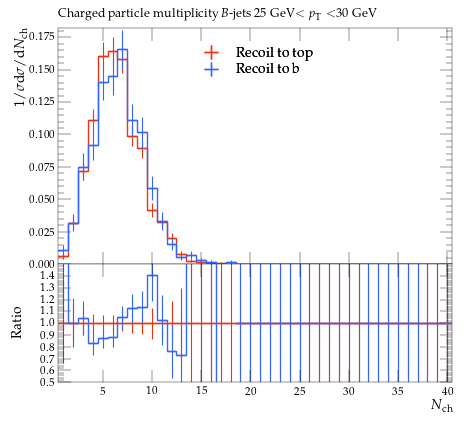

The script that saved this image:
#! /usr/bin/env python

# This Python script was auto-generated using YODA v2.0.2.
# Analysis object: /MC_HFDECAYS/avg_B_jet_ch_mult_25_30
# Timestamp: 31-07-2026 (13:13:52)

import matplotlib as mpl
import matplotlib.pyplot as plt
mpl.use('Agg') # comment out for interactive use
import os
import numpy as np

plotDir = os.path.split(os.path.realpath(__file__))[0]
if 'YODA_USER_PLOT_PATH' in globals():
    plot_outdir = globals()['YODA_USER_PLOT_PATH']
else:
    plot_outdir = plotDir

#plot style
plt.style.use(os.path.join(plotDir, '../default.mplstyle'))
# plot metadata
figW, figH = plt.rcParams['figure.figsize']
ax_xLabel = r'$N_\mathrm{ch}$'
ax_yLabel = r'$1/\sigma \mathrm{d}\sigma/\mathrm{d}N_\mathrm{ch}$'
ax_title  = r'Charged particle multiplicity $B$-jets 25 GeV$<p_\mathrm{T}<$30 GeV'
ax_xScale = 'linear'
ax_yScale = 'linear'
xLims = (0.5, 40.5)
yLims = (0.0, 0.18231037)
xMinorTickMarks = 0

# TeX-friendly labels for the legend
labels = {
    'legend' : ([ r"Recoil to top", r"Recoil to b" ], r""),
}

# Adjust canvas width and height
canvasW = 10.0
canvasH = 9.0
figW *= canvasW/10.
figH *= canvasH/9.

# Create figure and axis objects
fig, (ax, ratio0_ax) = plt.subplots(2, 1, sharex=True,
                  figsize=(figW,figH), gridspec_kw={'height_ratios': (6.0, 3.0)})

# Set figure margins
plt.subplots_adjust(
    left   = 1.0 * plt.rcParams['figure.subplot.left'],
    right  = 1.0 * plt.rcParams['figure.subplot.right'],
    top    = 1.0 * plt.rcParams['figure.subplot.top'],
    bottom = 1.0 * plt.rcParams['figure.subplot.bottom'])

ratio0_ax.yaxis.set_major_locator(mpl.ticker.MultipleLocator(0.1))
ratio0_ax.set_ylim(0.5, 1.4999)
ratio0_ax.set_ylabel('Ratio')
ratio0_ax.xaxis.set_minor_locator(mpl.ticker.NullLocator())

# the numerical data is stored in a separate file
dataf = dict()
prefix = os.path.split(__file__)[0]
if prefix:    prefix = prefix + '/'
exec(open(prefix+'avg_B_jet_ch_mult_25_30__data.py').read(), dataf)


legend_handles = dict() # keep track of handles for the legend

# style options for curves
# starts at zorder>=5 to draw curve on top of legend
styles = {
  'recoil_t': {
    'color' : '#EE3311',
    'linestyle' : '-',
    'linewidth' : 1,
    'marker' : 'none',
    'markersize' : 2,
    'capsize' : 0.0,
    'zorder' : 5,
    'histstyle' : 1,
    'drawstyle' : 'steps-pre',
    'xerrorbars' : 1,
    'yerrorbars' : 1,
    'fillcolor' : None,
    'fillopacity' : 1.0,
    'ratio0_linestyle' : '-',
    'ratio0_linewidth' : 1,
    'ratio0_marker' : 'none',
    'ratio0_markersize' : 2,
    'ratio0_capsize' : 0.0,
    'ratio0_zorder' : 5,
    'ratio0_histstyle' : 1,
    'ratio0_drawstyle' : 'steps-pre',
    'ratio0_xerrorbars' : 1,
    'ratio0_yerrorbars' : 1,
  },
  'recoil_b': {
    'color' : '#3366FF',
    'linestyle' : '-',
    'linewidth' : 1,
    'marker' : 'none',
    'markersize' : 2,
    'capsize' : 0.0,
    'zorder' : 6,
    'histstyle' : 1,
    'drawstyle' : 'steps-pre',
    'xerrorbars' : 1,
    'yerrorbars' : 1,
    'fillcolor' : None,
    'fillopacity' : 1.0,
    'ratio0_linestyle' : '-',
    'ratio0_linewidth' : 1,
    'ratio0_marker' : 'none',
    'ratio0_markersize' : 2,
    'ratio0_capsize' : 0.0,
    'ratio0_zorder' : 6,
    'ratio0_histstyle' : 1,
    'ratio0_drawstyle' : 'steps-pre',
    'ratio0_xerrorbars' : 1,
    'ratio0_yerrorbars' : 1,
  },
}

# curve from input yoda files in main panel
for label, yvals in dataf['yvals'].items():
    if all(np.isnan(v) for v in dataf['yvals'][label]):
        continue
    tmp = None
    if styles[label]['histstyle']: # draw as histogram
        xpos = dataf['xedges'][label] if styles[label]['drawstyle'] else dataf['xpoints'][label]
        ypos = np.insert(yvals, 0, yvals[0]) if styles[label]['drawstyle'] else yvals
        if styles[label]['fillcolor']: # fill area below curve
            ax.fill_between(xpos, ypos, step='pre',
                            color=styles[label]['fillcolor'],
                            alpha=styles[label]['fillopacity'])
        tmp, = ax.plot(xpos, ypos,
                       color=styles[label]['color'],
                       linestyle=styles[label]['linestyle'],
                       linewidth=styles[label]['linewidth'],
                       drawstyle=styles[label]['drawstyle'], solid_joinstyle='miter',
                       zorder=styles[label]['zorder'], label=label)
    tmp = ax.errorbar(dataf['xpoints'][label], yvals,
                      xerr=np.array(dataf['xerrs'][label])*styles[label]['xerrorbars'],
                      yerr=np.array(dataf['yerrs'][label])*styles[label]['yerrorbars'],
                      fmt=styles[label]['marker'], capsize=styles[label]['capsize'],
                      markersize=styles[label]['markersize'],
                      ecolor=styles[label]['color'],
                      color=styles[label]['color'], zorder=styles[label]['zorder'])
    tmp[-1][0].set_linestyle(styles[label]['linestyle'])
    tmp[-1][0].set_linewidth(styles[label]['linewidth'])
    if label in dataf['add_legend_handle']:  legend_handles[label] = tmp
    for varLabel in dataf['variation_yvals'].keys():
        if varLabel.startswith(label):
            tmp, = ax.plot(dataf['xedges'][label], dataf['variation_yvals'][varLabel],
                           color=styles[label]['color'],
                           linestyle=styles[label]['linestyle'],
                           linewidth=styles[label]['linewidth'],
                           drawstyle='steps-pre', solid_joinstyle='miter',
                           zorder=styles[label]['zorder'], alpha=0.5)


# plots on ratio panel
# curve from input yoda files in ratio panel
for label, yvals in dataf['ratio0_yvals'].items():
    if all(np.isnan(v) for v in yvals):
        continue
    if styles[label]['ratio0_histstyle']: # plot as histogram
        xpos = dataf['xedges']['recoil_t'] if styles[label]['ratio0_drawstyle'] else dataf['xpoints']['recoil_t']
        ypos = np.insert(yvals, 0, yvals[0]) if styles[label]['ratio0_drawstyle'] else yvals
        ratio0_ax.plot(xpos, ypos,
                       color=styles[label]['color'],
                       linewidth=styles[label]['linewidth'],
                       linestyle=styles[label]['ratio0_linestyle'],
                       drawstyle=styles[label]['ratio0_drawstyle'], zorder=styles[label]['zorder'],
                       solid_joinstyle='miter')
    tmp = ratio0_ax.errorbar(dataf['xpoints']['recoil_t'], yvals,
                             xerr=np.array(dataf['ref_xerrs'])*styles[label]['ratio0_xerrorbars'],
                             yerr=np.array(dataf['ratio0_yerrs'][label])*styles[label]['ratio0_yerrorbars'],
                             fmt=styles[label]['ratio0_marker'], capsize=styles[label]['ratio0_capsize'],
                             markersize=styles[label]['ratio0_markersize'],
                             ecolor=styles[label]['color'],
                             color=styles[label]['color'])
    tmp[-1][0].set_linestyle(styles[label]['ratio0_linestyle'])
    tmp[-1][0].set_linewidth(styles[label]['ratio0_linewidth'])

    for varlabel in dataf['ratio0_variation_vals'].keys():
        if varlabel.startswith(label):
            ratio0_ax.plot(dataf['xedges']['recoil_t'],
                            dataf['ratio0_variation_vals'][varlabel],
                            color=styles[label]['color'],
                            linestyle=styles[label]['linestyle'],
                            linewidth=styles[label]['linewidth'],
                            drawstyle='steps-pre', solid_joinstyle='miter',
                            zorder=1, alpha=0.5)

legend_items = list(legend_handles.values())
ax.add_artist(ax.legend(legend_items,
                        labels['legend'][0],
                        title=labels['legend'][1],
                        alignment='left',
                        loc='upper center',
                        bbox_to_anchor=(0.5, 0.97)))

# set plot metadata as defined above
ratio0_ax.set_xlabel(ax_xLabel)
ratio0_ax.xaxis.set_label_coords(1., -0.15)
ax.set_ylabel(ax_yLabel, ha='right', va='top')
ax.yaxis.set_label_coords(-0.11, 1.0)
ax.set_title(ax_title, loc='left')
ax.set_xscale(ax_xScale)
ax.set_yscale(ax_yScale)
ax.set_xlim(xLims)
ax.set_ylim(yLims)

# tick formatting
plt.rcParams['xtick.top'] = True
plt.rcParams['ytick.right'] = True
ax.xaxis.set_minor_locator(mpl.ticker.NullLocator())
fig.align_ylabels((ax, ratio0_ax))
plt.savefig(os.path.join(plot_outdir, 'avg_B_jet_ch_mult_25_30.pdf'), format='PDF')
plt.savefig(os.path.join(plot_outdir, 'avg_B_jet_ch_mult_25_30.png'), format='PNG')

plt.close(fig)
